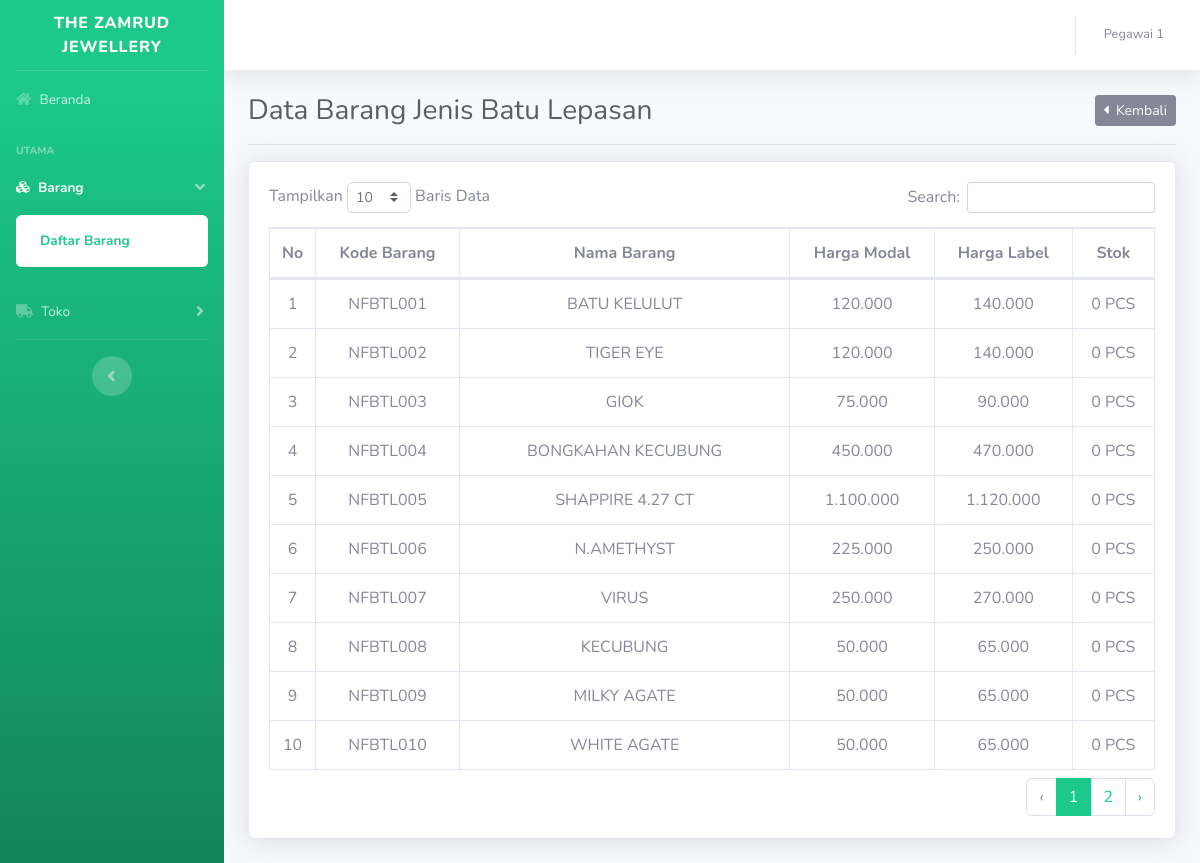
The app's page /index.php?h=barang_per_jenis_barang&id_jenis_barang=1 (signed in) with its own data.
### tables this page shows
CREATE TABLE `jenis_barang` (
    id INT NOT NULL AUTO_INCREMENT,
    nama VARCHAR(255) NOT NULL,
    kode VARCHAR(10) NOT NULL,
    PRIMARY KEY (id)
);

CREATE TABLE `barang` (
    id INT NOT NULL AUTO_INCREMENT,
    id_jenis_barang INT NOT NULL,
    kode INT,
    nama VARCHAR(255),
    harga_toko INT,
    harga_label INT,
    stok INT,
    satuan VARCHAR(20),
    PRIMARY KEY (id),
    FOREIGN KEY (id_jenis_barang) REFERENCES jenis_barang (id) ON DELETE CASCADE
);

### db/koneksi.php (called while the page is built, shortened)
<?php
function generateKodeBarang($number)
{
  if ($number < 10)
    return ("00" . $number);
  elseif ($number < 100)
    return ("0" . $number);
  elseif ($number < 1000)
    return $number;
}

### halaman/tampil/barang_per_jenis_barang.php (the view, shortened to what this page needs)
<?php $jenis_barang = $mysqli->query("SELECT * FROM jenis_barang WHERE id=" . $_GET['id_jenis_barang'])->fetch_assoc(); ?>
<div class="container-fluid">
    <div class="d-flex justify-content-between align-items-center">
        <h1 class="h3 mb-0 text-gray-800">Data Barang Jenis <?= $jenis_barang['nama']; ?></h1>
        <div>
            <a href="?h=barang" class="btn btn-secondary btn-sm"><i class="fas fa-caret-left"></i>&nbsp;&nbsp;Kembali</a>
        </div>
    </div>
    <hr>
    <div class="row">
        <div class="col-12">
            <div class="card shadow mb-4">
                <div class="card-body">
                    <div class="table-responsive">
                        <table class="table table-bordered" id="dataTable" width="100%" cellspacing="0">
                            <thead>
                                <tr>
                                    <th class="td-fit text-center">No</th>
                                    <th class="text-center">Kode Barang</th>
                                    <th class="text-center">Nama Barang</th>
                                    <th class="text-center">Harga Modal</th>
                                    <th class="text-center">Harga Label</th>
                                    <th class="text-center">Stok</th>
                                </tr>
                            </thead>
                            <?php
                            $result = $mysqli->query("SELECT jb.kode kode_jenis_barang, b.* FROM barang b INNER JOIN jenis_barang jb ON jb.id=b.id_jenis_barang WHERE b.id_jenis_barang=" . $_GET['id_jenis_barang']);
                            $no = 1;
                            ?>
                            <tbody>
                                <?php while ($row = $result->fetch_assoc()) : ?>
                                    <tr>
                                        <td class="td-fit align-middle text-center"><?= $no++; ?></td>
                                        <td class="align-middle text-center"><?= $row['kode_jenis_barang'] . generateKodeBarang($row['kode']); ?></td>
                                        <td class="align-middle text-center"><?= $row['nama']; ?></td>
                                        <td class="align-middle text-center"><?= number_format($row['harga_toko'], 0, ",", "."); ?></td>
                                        <td class="align-middle text-center"><?= number_format($row['harga_label'], 0, ",", "."); ?></td>
                                        <td class="align-middle text-center"><?= $row['stok']; ?> <?= $row['satuan']; ?></td>
                                    </tr>
                                <?php endwhile; ?>
                            </tbody>
                        </table>
                    </div>
                </div>
            </div>
        </div>
    </div>
</div>

### index.php (style rules this page uses)
.td-fit { width: 1%; white-space: nowrap; }

### records on screen
jenis_barang: nama "Batu Lepasan"
barang: id_jenis_barang.kode "NFBTL", kode "001", nama "BATU KELULUT", harga_toko "120.000", harga_label "140.000", stok "0", satuan "PCS"
barang: id_jenis_barang.kode "NFBTL", kode "002", nama "TIGER EYE", harga_toko "120.000", harga_label "140.000", stok "0", satuan "PCS"
barang: id_jenis_barang.kode "NFBTL", kode "003", nama "GIOK", harga_toko "75.000", harga_label "90.000", stok "0", satuan "PCS"
barang: id_jenis_barang.kode "NFBTL", kode "004", nama "BONGKAHAN KECUBUNG", harga_toko "450.000", harga_label "470.000", stok "0", satuan "PCS"
barang: id_jenis_barang.kode "NFBTL", kode "005", nama "SHAPPIRE 4.27 CT", harga_toko "1.100.000", harga_label "1.120.000", stok "0", satuan "PCS"
barang: id_jenis_barang.kode "NFBTL", kode "006", nama "N.AMETHYST", harga_toko "225.000", harga_label "250.000", stok "0", satuan "PCS"
barang: id_jenis_barang.kode "NFBTL", kode "007", nama "VIRUS", harga_toko "250.000", harga_label "270.000", stok "0", satuan "PCS"
barang: id_jenis_barang.kode "NFBTL", kode "008", nama "KECUBUNG", harga_toko "50.000", harga_label "65.000", stok "0", satuan "PCS"
barang: id_jenis_barang.kode "NFBTL", kode "009", nama "MILKY AGATE", harga_toko "50.000", harga_label "65.000", stok "0", satuan "PCS"
barang: id_jenis_barang.kode "NFBTL", kode "010", nama "WHITE AGATE", harga_toko "50.000", harga_label "65.000", stok "0", satuan "PCS"

### other values on screen
$_SESSION['user']['nama_pegawai'] "Pegawai 1"
